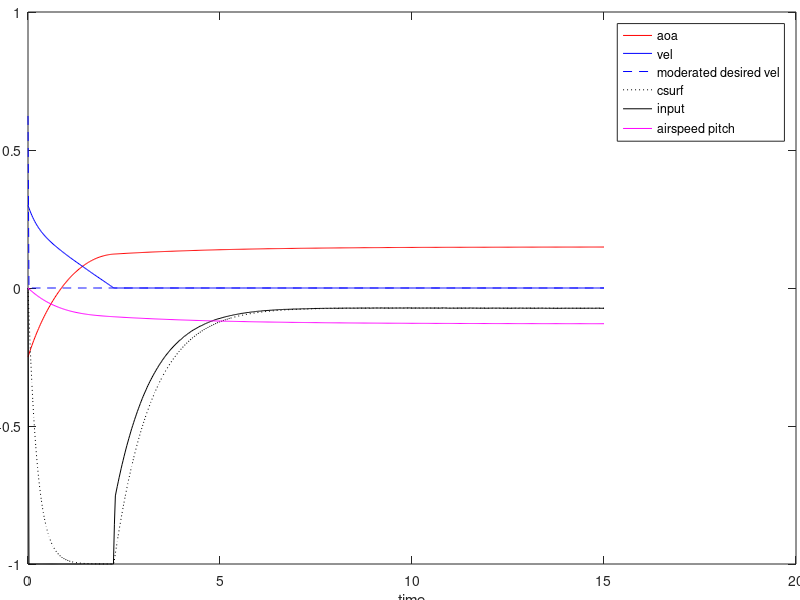

Reproduce this figure in MATLAB.
%% initialize plane characteristics
moi = 10000.0;
mass = 200.0;
g = 10.0;
gravity = mass * g;
density = 1.0;
airspd = 200.0;
dyn_pressure = density * airspd^2;

% Calculate lift coefficient
horizontal_flight_aoa = 0.15;
% Lift == gravity
% aoa * Cl == gravity
% Cl = gravity / aoa
Cl = gravity / horizontal_flight_aoa;

% set control lag factor
csurf_exp_factor = 0.25;

% linear control torques
sas_torque = 10.0;
engine_torque = 10.0;

% control and aoa aothority
k0 = 0.0;
k1 = 500.0;
k2 = 1000.0;

% limits
max_aoa = 0.25;
max_v = 5.0;
max_g = 10.0;

dt = 0.025;
% model evolution law:
% x' = A * x + B * u + C
% x(i+1) = x(i) + (A*x(i) + B*u(i) + C)*dt
A = zeros(3);
B = zeros(3, 1);
C = zeros(3, 1);
%% run simulation
init_aoa = -0.25;
init_ang_vel = 0.3;
init_csurf = 0.0;
init_pitch = 0.0;

x = zeros(3,1);                 % current state-vector, zero it out
x(1) = init_aoa;
x(2) = init_ang_vel;
x(3) = init_csurf;
cur_pitch = init_pitch;         % non-linear pitch angle

% evaluate initial transfer matrixes
A(1,1) = - Cl / mass / airspd;
A(1,2) = 1.0;
A(2,1) = k1 / moi;
A(2,3) = k2 * (1.0 - 1.0 / csurf_exp_factor) / moi;
A(3,3) = -1.0 / csurf_exp_factor;
B(2,1) = (sas_torque + k2 / csurf_exp_factor) / moi;
B(3,1) = 1.0 / csurf_exp_factor;
C(1,1) = g * cos(cur_pitch) / airspd;
C(2,1) = k0 / moi;
% save them for MPC
Ai = A;
Bi = B;
Ci = C;

% user meta-variables
u = init_csurf;                     % current input vector
desired_v = 0.0;

simul_time = 15.0;
simul_length = int16(simul_time / dt);

% prepare output vectors
time = linspace(0.0, double(simul_length) * dt, simul_length + 1);
aoa = zeros(1, simul_length + 1);
ang_vel = zeros(1, simul_length + 1);
csurf = zeros(1, simul_length + 1);
input = zeros(1, simul_length + 1);
pitch = zeros(1, simul_length + 1);
desired_ang_v_arr = zeros(1, simul_length + 1);
mpc_predict = zeros(1, simul_length + 1);
mpc_predict(1) = init_ang_vel;

% Get moderation parameters
res_max_aoa = max_aoa;
res_max_v = max_v;
% find balanced state for steady turn on 1.0 input
% it is also a maximum controllable aoa
steady_input_turn_x = max(Ai \ (- Bi .* 1.0 - Ci), Ai \ (Bi .* 1.0 - Ci));
res_max_aoa = min(res_max_aoa, abs(steady_input_turn_x(1)));
res_max_v = min(res_max_v, abs(steady_input_turn_x(2)));
% find angular velocity on steady turn with max_g g-force
steady_g_turn_v = max_g / airspd;
steady_g_turn_aoa = (max_g + g * cos(cur_pitch)) * mass / Cl;
res_max_aoa = min(res_max_aoa, abs(steady_g_turn_aoa));
res_max_v = min(res_max_v, steady_g_turn_v);
% find balanced angular velocity for steady turn on res_max_aoa
steady_aoa_turn_v = (Cl * res_max_aoa / mass - g * cos(cur_pitch)) / airspd;
res_max_v = min(res_max_v, steady_aoa_turn_v);

% Controller gains
Kacc = 1.0;
dyn_max_v = max_v;

mpc_dt = 0.05;
v_eps = 1e-2;
% tune dyn_max_v with relaxation simulation
while true
    % perform simulation
    x_sim = [res_max_aoa; -dyn_max_v; 0.0];     % start on max_aoa with minimum angvel
    u_sim = 0.0;
    under_zero = 0;
    iter_limit = 200;   % 10 seconds simulation frame
    iter = 0;
    cur_pitch_sim = cur_pitch;
    while true
        desired_acc = -Kacc * x_sim(2);     % relaxate to v = 0.0
        % get predicted state derivative
        pr_dx = (Ai * x_sim + Bi * u_sim + Ci) .* mpc_dt;
        cntrl_auth = Bi(2);     % supposed authority of control
        pr_acc = pr_dx(2);      % predicted acc
        acc_err = desired_acc - pr_acc;
        acc_sat = 1.0;          % how fast we want to converge to desired_acc
        new_u = max(-1.0, min(1.0, u_sim + acc_err / cntrl_auth / mpc_dt * acc_sat));
        delta_u = new_u - u_sim;
        x_sim = x_sim + (Ai * x_sim + Bi * new_u + Ci) .* mpc_dt;    % predicted x
        % apply control
        u_sim = new_u;
        
        aoa(iter+1) = x_sim(1);
        ang_vel(iter+1) = x_sim(2);
        csurf(iter+1) = x_sim(3);
        input(iter+1) = u_sim;

        % nonlinear pitch transfer
        cur_pitch_sim = cur_pitch_sim + (Cl * x_sim(1) / mass - g * cos(cur_pitch_sim)) / airspd * mpc_dt;
        
        % check if we finished
        if abs(x_sim(2)) < v_eps
            under_zero = under_zero + 1;
            if under_zero > 10
                break; 
            end
        end
        
        if abs(x_sim(1)) > res_max_aoa
            break;
        end
        
        iter = iter+1;
        if iter > iter_limit
            break; 
        end
    end
    % decrease dyn_max_v if needed
    if (x_sim(2) > v_eps) || (abs(x_sim(1)) > res_max_aoa)
        dyn_max_v = 0.9 * dyn_max_v;
        if dyn_max_v < 0.01
            break;
        end
    else
        break;
    end
end

aoa(1) = init_aoa;
ang_vel(1) = init_ang_vel;
csurf(1) = init_csurf;
input(1) = u;
desired_ang_v_arr(1) = abs(steady_input_turn_x(2));

% Acc control section
dx_bias = zeros(3,1);
first_cycle = true;

% bias of moder error
%k0 = k0 + 0.01;
%k1 = k1 - 100.0;
%k2 = k2 - 200.0;

% do simulate
for frame = 2:simul_length+1
    % noise
    k0_noise = (rand(1) - 0.5) * 0.005;
    k1_noise = (rand(1) - 0.5) * 20.0;
    k2_noise = (rand(1) - 0.5) * 30.0;
    Cl_moise = (rand(1) - 0.5) * 300.0;
    % update transfer matrixes
    A(1,1) = - (Cl + Cl_moise) / mass / airspd;
    A(1,2) = 1.0;
    A(2,1) = (k1 + k1_noise) / moi;
    A(2,3) = (k2 + k2_noise) * (1.0 - 1.0 / csurf_exp_factor) / moi;
    A(3,3) = -1.0 / csurf_exp_factor;
    B(2,1) = (sas_torque + (k2 + k2_noise) / csurf_exp_factor) / moi;
    B(3,1) = 1.0 / csurf_exp_factor;
    C(1,1) = g * cos(cur_pitch) / airspd;
    C(2,1) = (k0 + k0_noise) / moi;
    
    if double(frame) * dt > 7.0
        desired_v = 0.0;
    end
    
    % ANGULAR VEL Controller
    
    % update moderation values
    res_max_aoa = max_aoa;
    res_max_v = max_v;
    res_max_aoa = min(res_max_aoa, abs(steady_input_turn_x(1)));
    res_max_v = min(res_max_v, abs(steady_input_turn_x(2)));
    % find angular velocity on steady turn with max_g g-force
    steady_g_turn_aoa = (max_g + g * cos(cur_pitch)) * mass / Cl;
    res_max_aoa = min(res_max_aoa, abs(steady_g_turn_aoa));
    res_max_v = min(res_max_v, steady_g_turn_v);
    % find balanced angular velocity for steady turn on res_max_aoa
    steady_aoa_turn_v = (Cl * res_max_aoa / mass - g * cos(cur_pitch)) / airspd;
    res_max_v = min(res_max_v, steady_aoa_turn_v);
    
    % linear scaling of v limit
    if desired_v - x(1) >= 0.0
        scaled_aoa = (res_max_aoa - x(1)) / (2.0 * res_max_aoa);
        dyn_desired_v = min(dyn_max_v, desired_v);
        scaled_restrained_v = min(dyn_desired_v,...
            dyn_desired_v * scaled_aoa + res_max_v * (1.0 - scaled_aoa));
    else
        scaled_aoa = (x(1) + res_max_aoa) / (2.0 * res_max_aoa);
        dyn_desired_v = max(-dyn_max_v, desired_v);
        scaled_restrained_v = max(dyn_desired_v,...
            dyn_desired_v * scaled_aoa - res_max_v * (1.0 - scaled_aoa));
    end    
    desired_acc = -Kacc * (x(2) - scaled_restrained_v);
    
    % ANGULAR ACC Controller
    
    % analyze errors in model
    if ~first_cycle
        dx_bias = dx - pr_x;   % how big was x' prediction error
    end
    first_cycle = false;
    % get predicted state derivative
    pr_dx = (Ai * x + Bi * u + Ci) .* dt;
    cntrl_auth = Bi(2);     % supposed authority of control
    pr_acc = pr_dx(2);      % predicted acc
    acc_err = desired_acc - pr_acc;
    acc_sat = 1.0;          % how fast we want to converge to desired_acc
    new_u = max(-1.0, min(1.0, u + acc_err / cntrl_auth / dt * acc_sat));
    delta_u = new_u - u;
    pr_x = x + (Ai * x + Bi * new_u + Ci) .* dt;    % predicted x
    pr_dx = pr_dx + delta_u * cntrl_auth * dt;
    % apply control
    u = new_u;
    
    % do calculations
    dx = (A * x + B * u + C) .* dt;
    x = x + dx;
    % nonlinear pitch transfer
    cur_pitch = cur_pitch + (Cl * x(1) / mass - g * cos(cur_pitch)) / airspd * dt;
    
    % write to outputs
    aoa(frame) = x(1);
    ang_vel(frame) = x(2);
    csurf(frame) = x(3);
    input(frame) = u;
    pitch(frame) = cur_pitch;
    desired_ang_v_arr(frame) = scaled_restrained_v;
end

%% plot outputs
scrsz = get(0,'ScreenSize');
figure('Name','Pitch simulation',...
    'Position',[100 50 scrsz(3)*0.9 scrsz(4)*0.8])
plot(time, aoa, 'r');
hold on
plot(time, ang_vel, 'b');
plot(time, desired_ang_v_arr, 'b--');
plot(time, csurf, 'k:');
plot(time, input, 'k');
plot(time, pitch, 'm');
hold off;
xlabel('time')
legend('aoa', 'vel', 'moderated desired vel', 'csurf', 'input', 'airspeed pitch');
h = gca;
set(h, 'Position', [0.035 0.06 0.96 0.92]);
